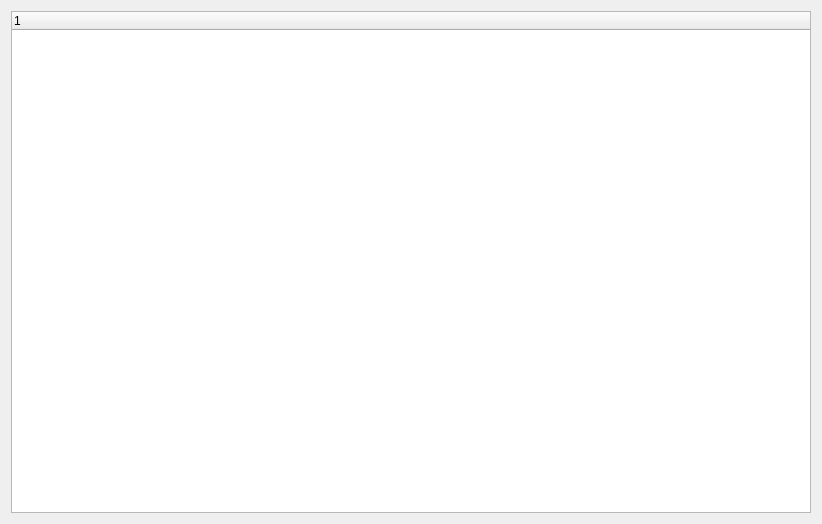
<?xml version="1.0" encoding="UTF-8"?>
<ui version="4.0">
 <class>Widget</class>
 <widget class="QWidget" name="Widget">
  <property name="geometry">
   <rect>
    <x>0</x>
    <y>0</y>
    <width>822</width>
    <height>524</height>
   </rect>
  </property>
  <property name="windowTitle">
   <string>Widget</string>
  </property>
  <layout class="QHBoxLayout" name="horizontalLayout">
   <item>
    <widget class="QTreeWidget" name="treeWidget">
     <column>
      <property name="text">
       <string notr="true">1</string>
      </property>
     </column>
    </widget>
   </item>
  </layout>
 </widget>
 <layoutdefault spacing="6" margin="11"/>
 <resources/>
 <connections/>
</ui>
